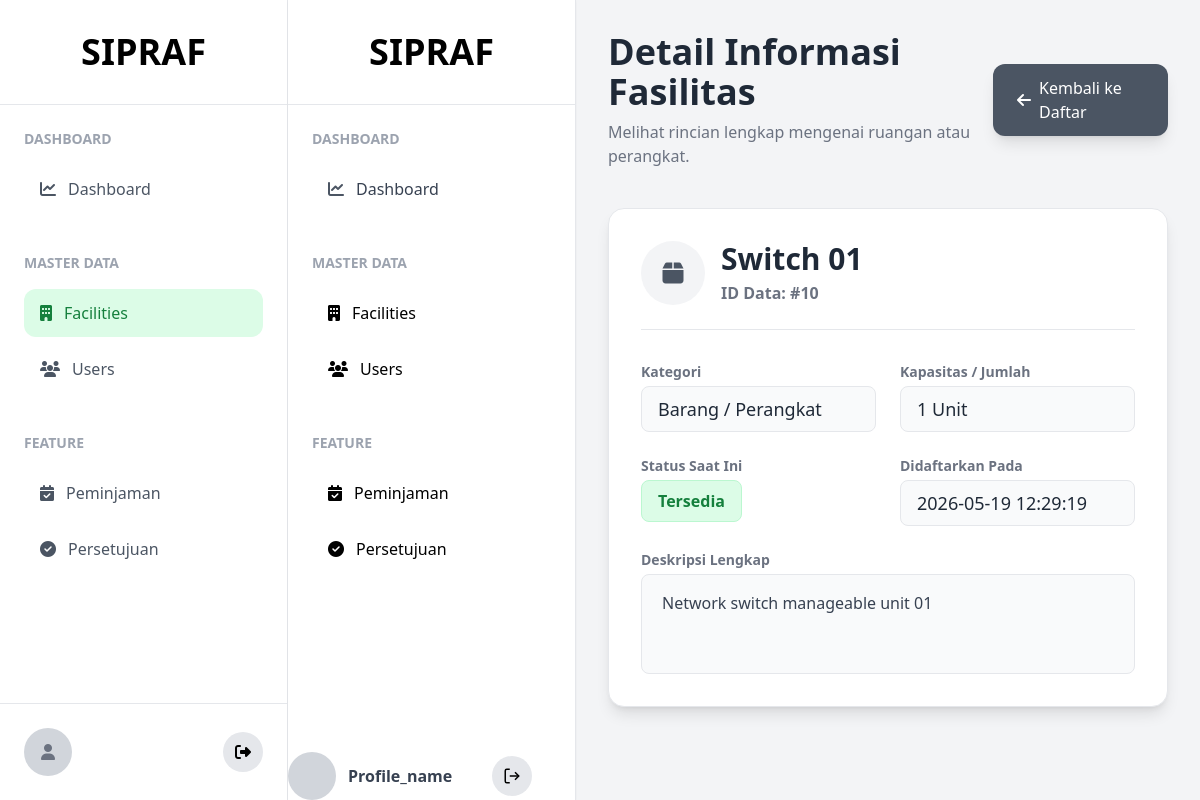
The app's page /pages/facilities/detail.php?id=10 with its own data.
### tables this page shows
CREATE TABLE `facilities` (
  `id` int NOT NULL,
  `name` varchar(255) NOT NULL,
  `kategori` enum('lab','ruang','barang') NOT NULL,
  `kapasitas` int DEFAULT '0',
  `deskripsi` text,
  `status` enum('tersedia','dipinjam') DEFAULT 'tersedia',
  `created_at` timestamp NULL DEFAULT CURRENT_TIMESTAMP
);

### pages/facilities/detail.php (the view, shortened to what this page needs)
<?php
require_once __DIR__ . '/../../helper/db_conn.php';
$id_fasilitas = mysqli_real_escape_string($conn, $_GET['id']);
$query = mysqli_query($conn, "SELECT * FROM facilities WHERE id = '$id_fasilitas'");
$fasilitas = mysqli_fetch_assoc($query);
if ($fasilitas['kategori'] == 'barang') {
    $nama_kategori = 'Barang / Perangkat';
    $satuan = ' Unit';
    $ikon = 'fa-box';
} else {
    $nama_kategori = 'Ruangan / Lab';
    $satuan = ' Orang';
    $ikon = 'fa-building';
}
if ($fasilitas['status'] == 'tersedia') {
    $teks_status = 'Tersedia';
    $warna_status = 'bg-green-100 text-green-700 border-green-200';
} else {
    $teks_status = 'Sedang Dipinjam';
    $warna_status = 'bg-red-100 text-red-700 border-red-200';
}
?>
<!DOCTYPE html>
<html lang="id">
<head>
    <script src="https://cdn.tailwindcss.com"></script>
    <link rel="stylesheet" href="https://cdnjs.cloudflare.com/ajax/libs/font-awesome/6.5.1/css/all.min.css">
</head>
<body class="bg-gray-100 font-sans">
<div class="flex min-h-screen">
<?php
$url = $_SERVER['PHP_SELF'];
$aktif = "bg-green-100 text-green-700 font-semibold";
$biasa = "hover:bg-gray-100 text-gray-600 transition";
$user = mysqli_fetch_assoc(mysqli_query($conn, "SELECT name, foto FROM users WHERE id = '{$_SESSION['user_id']}'"));
?>
<aside class="w-72 bg-white border-r shadow-sm flex flex-col justify-between print:hidden">
    <div>
        <div class="p-8 border-b"><h1 class="text-4xl font-bold text-center text-black">SIPRAF</h1></div>
        <div class="p-6">
            <div class="mb-10">
                <p class="text-gray-400 text-sm font-semibold mb-4 uppercase">Dashboard</p>
                <a href="../dashboard/index.php" class="flex items-center gap-3 px-4 py-3 rounded-xl <?= strpos($url, 'dashboard') ? $aktif : $biasa ?>">
                    <i class="fa-solid fa-chart-line"></i><span class="font-medium">Dashboard</span>
                </a>
            </div>
            <div class="mb-10">
                <p class="text-gray-400 text-sm font-semibold mb-4 uppercase">Master Data</p>
                <div class="space-y-2">
                    <a href="../facilities/index.php" class="flex items-center gap-3 px-4 py-3 rounded-xl <?= strpos($url, 'facilities') ? $aktif : $biasa ?>">
                        <i class="fa-solid fa-building"></i><span class="font-medium">Facilities</span>
                    </a>
                    <a href="../users/index.php" class="flex items-center gap-3 px-4 py-3 rounded-xl <?= strpos($url, 'users') ? $aktif : $biasa ?>">
                        <i class="fa-solid fa-users"></i><span class="font-medium">Users</span>
                    </a>
                </div>
            </div>
            <div>
                <p class="text-gray-400 text-sm font-semibold mb-4 uppercase">Feature</p>
                <div class="space-y-2">
                    <a href="../reservation/index.php" class="flex items-center gap-3 px-4 py-3 rounded-xl <?= strpos($url, 'reservation') ? $aktif : $biasa ?>">
                        <i class="fa-solid fa-calendar-check"></i><span class="font-medium">Peminjaman</span>
                    </a>
                    <a href="../approval/index.php" class="flex items-center gap-3 px-4 py-3 rounded-xl <?= strpos($url, 'approval') ? $aktif : $biasa ?>">
                        <i class="fa-solid fa-circle-check"></i><span class="font-medium">Persetujuan</span>
                    </a>
                </div>
            </div>
        </div>
    </div>
    <div class="p-6 border-t <?= strpos($url, 'profile') ? 'bg-green-50 border-green-200' : '' ?>">
        <div class="flex items-center justify-between">
            <a href="../profile/index.php" class="flex items-center gap-3 hover:opacity-80 transition w-full">
                <?php if (!empty($user['foto'])): ?>
                    <img src="../../assets/img/<?= $user['foto'] ?>" class="w-12 h-12 rounded-full object-cover <?= strpos($url, 'profile') ? 'border-2 border-green-500' : '' ?>">
                <?php else: ?>
                    <div class="w-12 h-12 rounded-full bg-gray-300 flex items-center justify-center text-gray-500 <?= strpos($url, 'profile') ? 'border-2 border-green-500' : '' ?>"><i class="fa-solid fa-user"></i></div>
                <?php endif; ?>
            </a>
            <button class="w-10 h-10 rounded-full bg-gray-200 hover:bg-red-500 hover:text-white transition flex-shrink-0"><i class="fa-solid fa-right-from-bracket"></i></button>
        </div>
    </div>
</aside>
    <?php require __DIR__ . '/../../includes/sidebar.php'; ?>
    <main class="flex-1 p-8">
        <div class="flex justify-between items-center mb-10 print:hidden">
            <div>
                <h1 class="text-4xl font-bold text-gray-800">Detail Informasi Fasilitas</h1>
                <p class="text-gray-500 mt-2">Melihat rincian lengkap mengenai ruangan atau perangkat.</p>
            </div>
            <div>
                <a href="index.php" class="bg-gray-600 hover:bg-gray-700 text-white px-6 py-3 rounded-xl shadow-lg flex items-center gap-2 transition">
                    <i class="fa-solid fa-arrow-left"></i> Kembali ke Daftar
                </a>
            </div>
        </div>
        <div class="bg-white rounded-2xl shadow-lg p-8 max-w-3xl border border-gray-200">
            <div class="flex items-center gap-4 mb-8 border-b pb-6">
                <div class="w-16 h-16 rounded-full bg-gray-100 flex items-center justify-center text-gray-600 text-2xl">
                    <i class="fa-solid <?php echo $ikon; ?>"></i>
                </div>
                <div>
                    <h2 class="text-3xl font-bold text-gray-800"><?php echo htmlspecialchars($fasilitas['name']); ?></h2>
                    <p class="text-gray-500 font-semibold mt-1">ID Data: #<?php echo $fasilitas['id']; ?></p>
                </div>
            </div>
            <div class="grid grid-cols-2 gap-6">
                <div>
                    <p class="text-sm text-gray-500 font-bold mb-1">Kategori</p>
                    <p class="text-lg text-gray-800 bg-gray-50 px-4 py-2 rounded-lg border"><?php echo $nama_kategori; ?></p>
                </div>
                <div>
                    <p class="text-sm text-gray-500 font-bold mb-1">Kapasitas / Jumlah</p>
                    <p class="text-lg text-gray-800 bg-gray-50 px-4 py-2 rounded-lg border"><?php echo htmlspecialchars($fasilitas['kapasitas']) . $satuan; ?></p>
                </div>
                <div>
                    <p class="text-sm text-gray-500 font-bold mb-1">Status Saat Ini</p>
                    <span class="inline-flex px-4 py-2 rounded-lg font-bold border <?php echo $warna_status; ?>">
                        <?php echo $teks_status; ?>
                    </span>
                </div>
                <div>
                    <p class="text-sm text-gray-500 font-bold mb-1">Didaftarkan Pada</p>
                    <p class="text-lg text-gray-800 bg-gray-50 px-4 py-2 rounded-lg border"><?php echo $fasilitas['created_at']; ?></p>
                </div>
                <div class="col-span-2">
                    <p class="text-sm text-gray-500 font-bold mb-1">Deskripsi Lengkap</p>
                    <div class="text-gray-700 bg-gray-50 px-5 py-4 rounded-lg border min-h-[100px]">
                        <?php
                            if (empty($fasilitas['deskripsi'])) {
                                echo "<span class='text-gray-400 italic'>Tidak ada catatan deskripsi.</span>";
                            } else {
                                echo nl2br(htmlspecialchars($fasilitas['deskripsi']));
                            }
                        ?>
                    </div>
                </div>
            </div>
        </div>
    </main>
</div>
</body>
</html>

### records on screen
facilities: name "Switch 01", id "10", kategori "Barang / Perangkat", kapasitas "1", kategori "Unit", status "Tersedia", created_at "2026-05-19 12:29:19", deskripsi "Network switch manageable unit 01"
